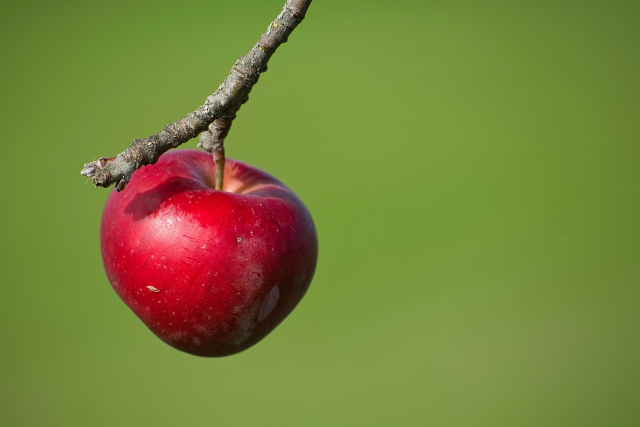
#> input picture notebooks/data/apple.jpg, 1280 x 853 px, given in place of c_cinza.png, which was not available (shown at 1/2 size)
$ jupyter execute --allow-errors 03_introducao_opencv.ipynb   (shell and % lines are left out)   (text cells are left out)
#> lines starting #> are read from the running program, lines starting #| are printed output that depends on the picture; after the words box and inside, x2 and y2 are one past the last pixel; in counts of white or black regions, pixels touching at a corner belong together; pictures that were not available may be replaced by others from this repository, and a replacement may not be noted
[cell 1]
# Caminho base para imagens
from pathlib import Path

# Caminho do diretório atual do notebook
NOTEBOOK_DIR = Path.cwd()

# Caminho para a pasta 'images', que está no mesmo nível da pasta 'notebooks'
IMAGE_DIR = NOTEBOOK_DIR.parent / "images"

[cell 2]
# Importar os pacotes necessários
import cv2
import numpy as np
from typing import Optional
import matplotlib.pyplot as plt

[cell 3]
letra_c = cv2.imread("data/c_cinza.png", cv2.IMREAD_GRAYSCALE)
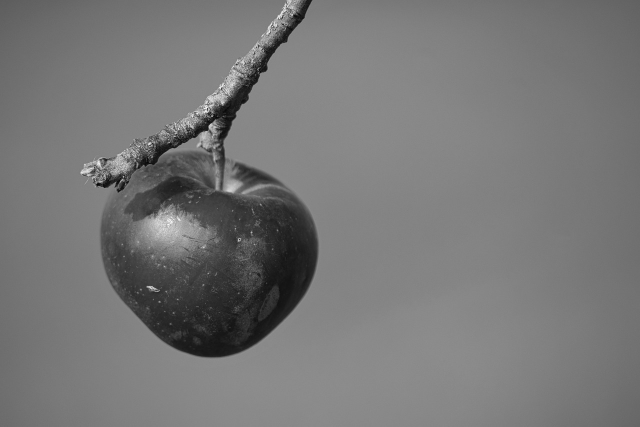
#> letra_c: shape (853, 1280) (shown at 1/2 size); min 0, max 255, mean 118.8
print(letra_c)
#> (printed output is left out)

[cell 4]
type(letra_c)

[cell 5]
print("Tipo (pixels): {}\n".format(letra_c.dtype))
#| Tipo (pixels): uint8
print("Tipo (objeto): {}\n".format(type(letra_c.dtype)))
#| Tipo (objeto): <class 'numpy.dtypes.UInt8DType'>
print("Dimensões: {}\n".format(letra_c.shape))
#| Dimensões: (853, 1280)

[cell 6]
# Exibir a imagem com matplotlib
plt.imshow(letra_c);

[cell 7]
plt.imshow(letra_c, cmap='gray');

[cell 8]
letra_c[:2][-1]
#> Out = 1280 values, max 213 at index 578, min 18 at index 614, mean 112.2

[cell 9]
# Acessando o valor do pixel localizado na primeira linha e terceira coluna
valor_pixel_original = letra_c[0, 2]
#> valor_pixel_original = 91
print("Valor original do pixel na 1ª linha e 3ª coluna:", valor_pixel_original)
#| Valor original do pixel na 1ª linha e 3ª coluna: 91

# Modificando o valor do pixel na primeira linha e terceira coluna para 0
letra_c[0, 2] = 0
#> letra_c: shape (853, 1280); under 0.01% of pixels changed, all inside (x1, y1, x2, y2) = (2, 0, 3, 1)

# Acessando e exibindo o novo valor do pixel modificado
valor_pixel_modificado = letra_c[0, 2]
#> valor_pixel_modificado = 0
print("Valor do pixel na 1ª linha e 3ª coluna após modificação:", valor_pixel_modificado)
#| Valor do pixel na 1ª linha e 3ª coluna após modificação: 0

[cell 10]
plt.imshow(letra_c, cmap='gray');

[cell 11]
# Definindo uma ROI
roi = letra_c[0:10, 0:5]
#> roi = [[91, 91, 0, 91, 92], [92, 92, 92, 92, 92], [92, 92, 92, 92, 93], [92, 92, 92, 92, 92], [93, 93, 93, 93, 93], [93, 93, 94, 94, 94], [92, 92, 93, 94, 94], [91, 91, 92, 92, 93], [92, 93, 94, 94, 94], [93, 93, 93, 93, 94]]

# Exibindo a ROI
print(roi)
#| [[91 91  0 91 92]
#|  [92 92 92 92 92]
#|  [92 92 92 92 93]
#|  [92 92 92 92 92]
#|  [93 93 93 93 93]
#|  [93 93 94 94 94]
#|  [92 92 93 94 94]
#|  [91 91 92 92 93]
#|  [92 93 94 94 94]
#|  [93 93 93 93 94]]

[cell 12]
# Criando uma nova figura para exibir as imagens
plt.figure(figsize=[5, 5])

# Exibindo a imagem original
plt.subplot(121)
plt.imshow(letra_c, cmap='gray')
plt.title('Imagem Original')

# Exibindo a imagem com contraste ajustado
plt.subplot(122)
plt.imshow(roi, cmap='gray')
plt.title('ROI')
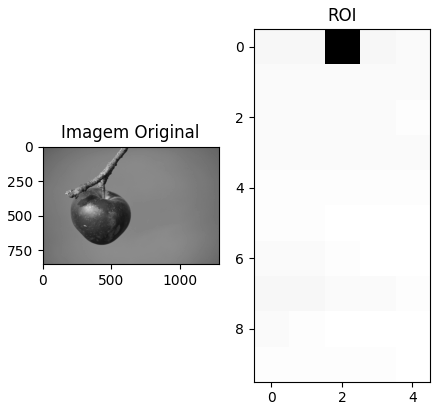
#> figure drawn by matplotlib, 2 panels

[cell 13]
# Obter as dimensões da imagem original e do ROI
h_original, w_original = letra_c.shape[:2]
#> h_original = 853; w_original = 1280
h_roi, w_roi = roi.shape[:2]
#> h_roi = 10; w_roi = 5

# Definir o tamanho da figura com base nas dimensões das imagens
figsize_original = (5, 5) # por exemplo
scale = min(h_roi / h_original, w_roi / w_original) # escala do ROI em relação à imagem original
#> scale = 0.00391
figsize_roi = (figsize_original[0] * scale, figsize_original[1] * scale)
#> figsize_roi = (0.0195, 0.0195)

# Criar as figuras
plt.figure(figsize=figsize_original)

# Exibir a imagem original
plt.subplot(211)
plt.imshow(letra_c, cmap='gray')
plt.title('Imagem Original')

# Criar uma nova figura para o ROI com o tamanho ajustado
plt.figure(figsize=figsize_roi)

# Exibir o ROI
plt.imshow(roi, cmap='gray')
plt.title('ROI')

[cell 14]
# salva o arquivo na pasta data
cv2.imwrite('data/c_cinza_roi.png', roi)
#> Out = True

[cell 15]
img_manipulada = cv2.imread('data/c_cinza_roi.png', 0)
#> img_manipulada has the same summary as roi
plt.imshow(img_manipulada, cmap='gray');
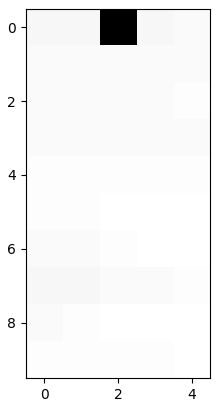
#> figure drawn by matplotlib, 1 panel

#> (a cell that did not finish here is left out)

#> (a cell that did not finish here is left out)

#> (a cell that did not finish here is left out)

#> (a cell that did not finish here is left out)

[cell 20]
# importando as bibliotecas
import cv2
import numpy as np
import matplotlib.pyplot as plt

# ler imagem
img = cv2.imread("data/carlos.jpg")
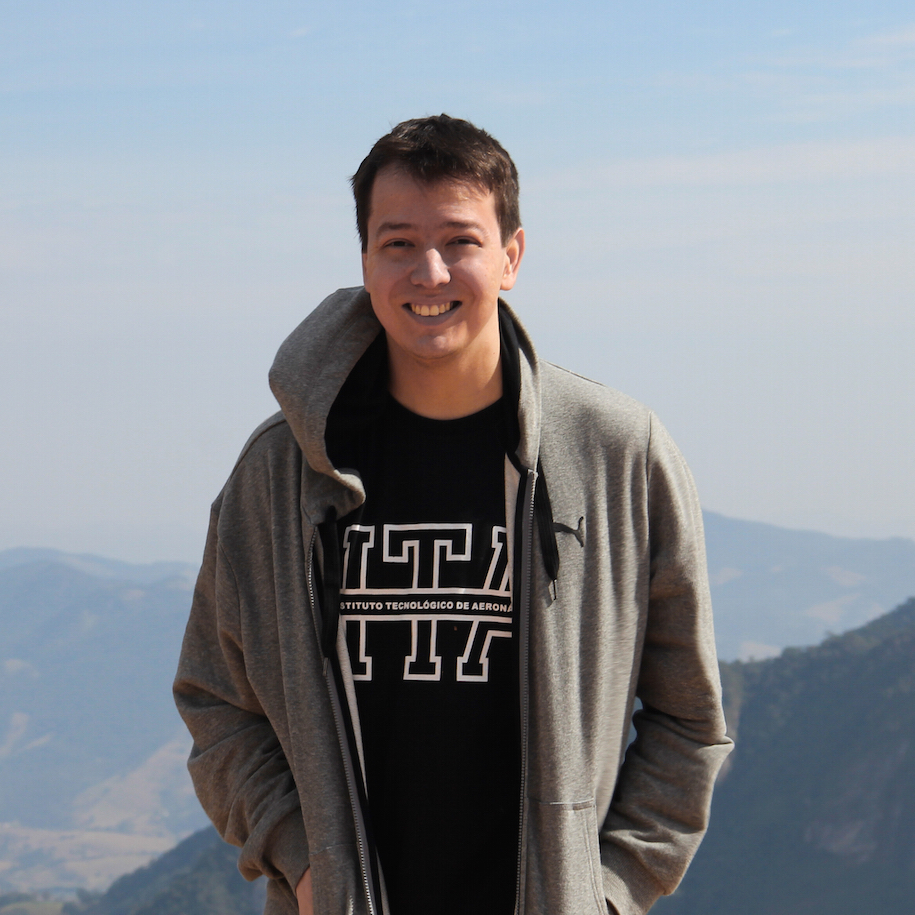
#> input picture notebooks/data/carlos.jpg, 915 x 915 px
#> img is the input picture: shape (915, 915, 3); mean B, G, R 146.3, 139, 133.5

# visualizando a imagem
plt.imshow(img[...,::-1])

[cell 21]
# verificando as dimensões da imagem
print(f'Dimensões da imagem: {img.shape}')
#| Dimensões da imagem: (915, 915, 3)

[cell 22]
# Acessando o valor do pixel na posição (20, 20)
print(f'{img[20, 20]=}')
#| img[20, 20]=array([220, 195, 169], dtype=uint8)

[cell 23]
# criando uma cópia
img_cp = img.copy()

# imagem, ponto de inicio, ponto de termino, cor do retangulo, grossura
cv2.rectangle(img_cp, (350, 140), (490, 350), (0, 255, 0), 10)

plt.imshow(img_cp[...,::-1]);

[cell 24]
# fazer copia da imagem
img_cp = img.copy()

# desenhar retangulo
cv2.rectangle(img_cp, (350, 140), (490, 350), (0, 255, 0), 3)

# colocar texto por cima
font = cv2.FONT_HERSHEY_SIMPLEX
cv2.putText(img_cp, 'Carlos', (350, 380), font, 1, (0, 255, 0), 3)
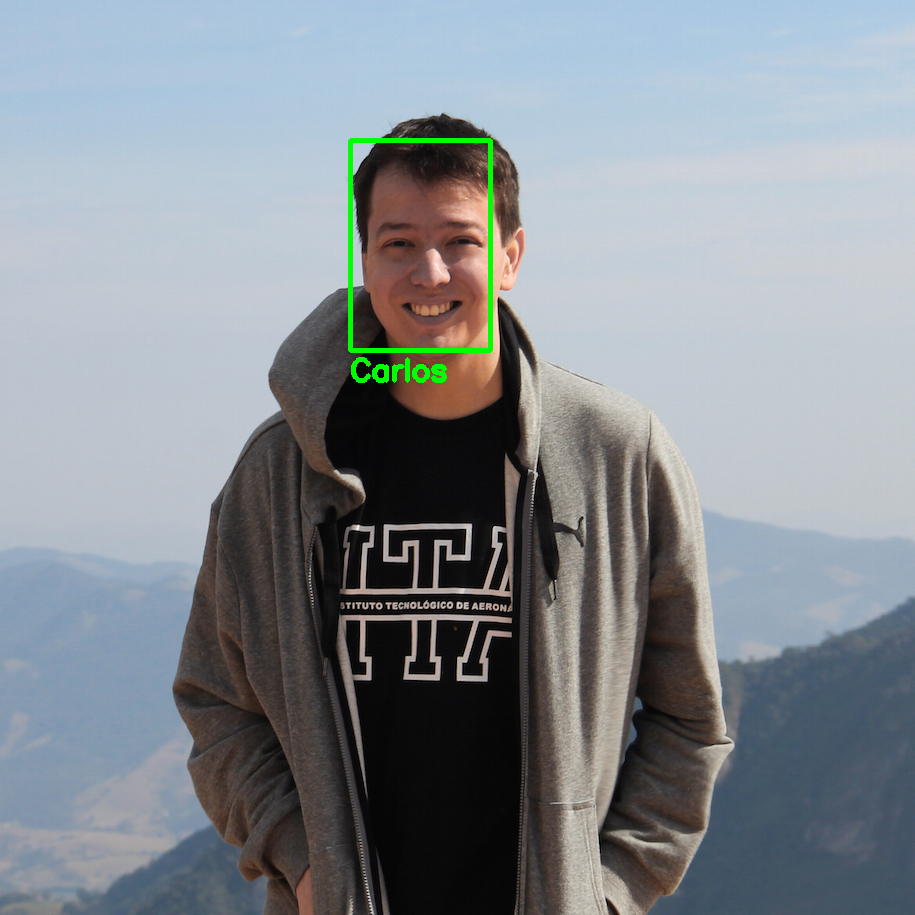
#> img_cp: shape (915, 915, 3); mean B, G, R 145.7, 139.8, 132.8

# plotar
plt.imshow(img_cp[...,::-1]);
